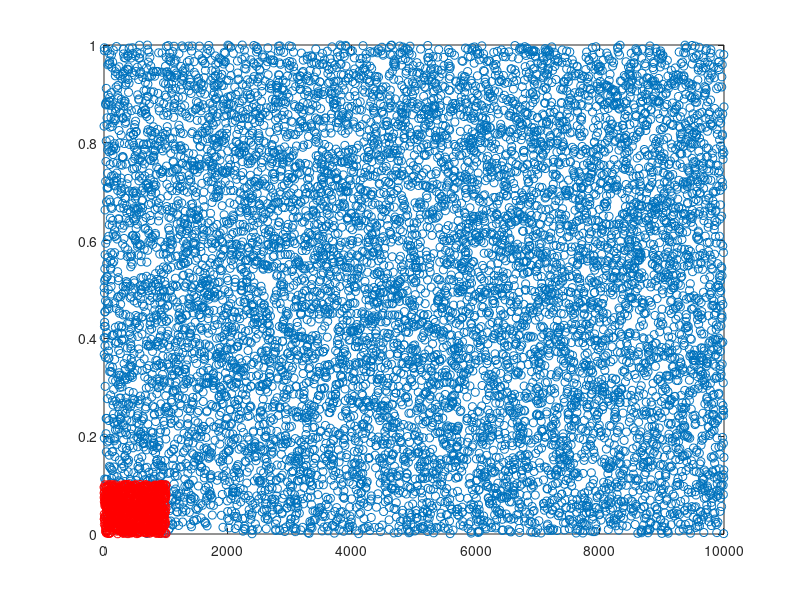

MATLAB code to generate this figure:
X=rand(10000,1)
xmean = mean(X)
I=X ~= xmean
dx = (ones(10000,1)*2 - X - xmean).*I
percenti90=prctile(dx,90)
Iraros=[find(dx(:,1) >= percenti90(1))]
plot(X,'o')
hold on;
plot(X(Iraros,1),'or')
    
